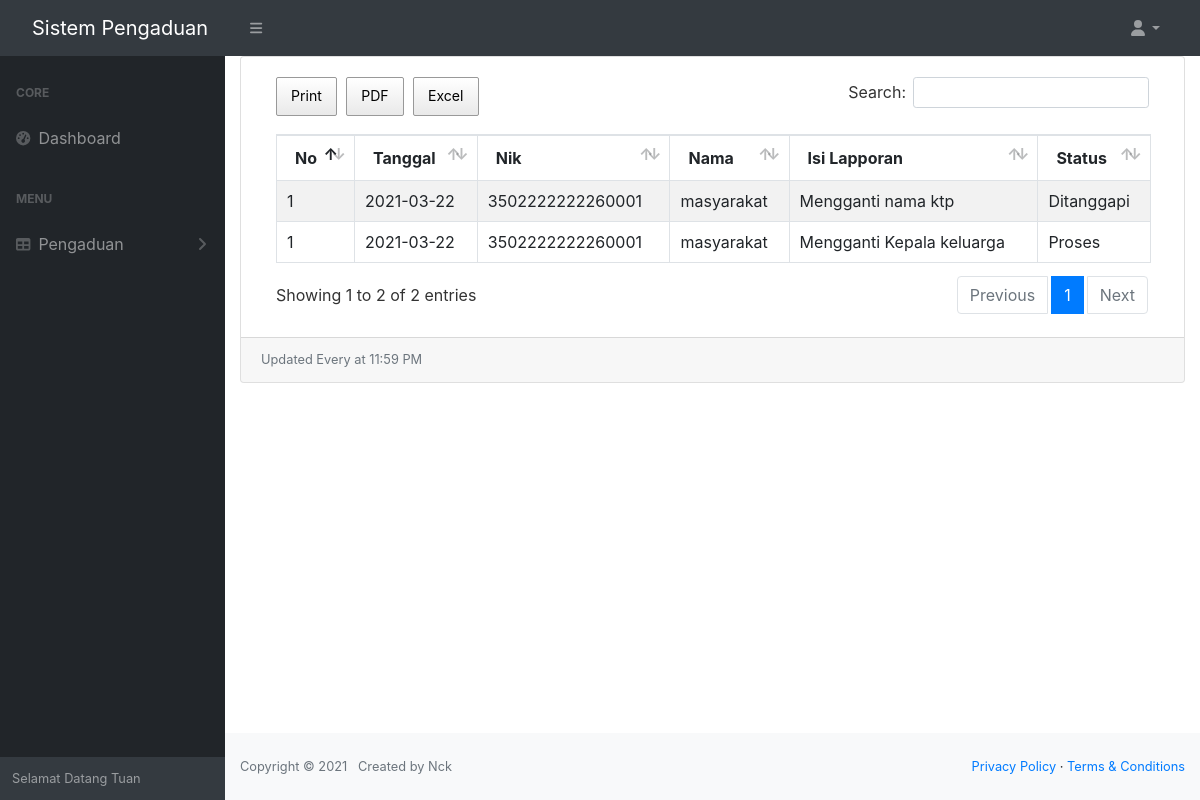
/index.php/admin/laporan, run on the app's committed database.
### tables this page shows
CREATE TABLE `tb_pengaduan` (
  `id` bigint(20) NOT NULL,
  `tgl` date NOT NULL,
  `nik` char(16) NOT NULL,
  `isi_laporan` text NOT NULL,
  `foto` varchar(255) NOT NULL,
  `status` enum('ditanggapi','proses','selesai') NOT NULL
);

CREATE TABLE `tb_masyarakat` (
  `nik` char(16) NOT NULL,
  `nama` varchar(255) NOT NULL,
  `username` varchar(255) NOT NULL,
  `password` varchar(255) NOT NULL,
  `telp` varchar(255) NOT NULL
);

### application/views/template/view.php (called while the page is built)
<?php
    require_once "head.php";
    require_once "nav.php";
    require_once "content.php";
    require_once "footer.php";

### application/controllers/admin/Laporan.php (called while the page is built, shortened)
<?php
class Laporan extends CI_Controller {
    public function index()
    {
        $kelola = $this->M_all->tampilKelola()->result_array();
        $data = [
            "list"    => $kelola,
            'title'     => 'Laporan',
            'breadcumb' => 'Laporan',
            'content'   => 'dashboard/laporan'
        ];
        $this->load->view('template/view', $data);
    }
}

### index.php (called while the page is built, shortened)
<?php
require_once BASEPATH.'core/CodeIgniter.php';

### application/views/template/content.php (called while the page is built)
<?php
    if($content){
        $this->load->view($content);
    }

### application/models/M_all.php (called while the page is built, shortened)
<?php
class M_all extends CI_Model {
    public function tampilKelola()
    {
        $this->db->select('tb_pengaduan.*, tb_masyarakat.nama ');
        $this->db->from('tb_pengaduan');
        $this->db->join('tb_masyarakat', 'tb_pengaduan.nik = tb_masyarakat.nik', 'left');
        return $query = $this->db->get();
    }
}

### application/views/dashboard/laporan.php (the view)
<div class="card mb-3">
	<div class="card-body">
		<div class="table-responsive">
			<table class="table table-striped table-bordered" id="exampleLaporan" width="100%">
            <thead>
					<tr>
						<th>No</th>
						<th>Tanggal</th>
						<th>Nik</th>
						<th>Nama</th>
						<th>Isi Lapporan</th>
						<th>Status</th>
					</tr>
				</thead>
				<tbody>
					<?php $no = 1; foreach($list as $pp) { ?>
					<tr>
						<td><?= $no ?></td>
						<td><?= $pp['tgl'] ?></td>
						<td><?= $pp['nik'] ?></td>
						<td><?= $pp['nama'] ?></td>
						<td><?= $pp['isi_laporan'] ?></td>
						<td class="text-capitalize"><?= $pp['status'] ?></td>
					</tr>
					<?php } ?>
				</tbody>
			</table>
		</div>
	</div>
	<div class="card-footer small text-muted">Updated Every at 11:59 PM</div>
</div>

### application/views/template/head.php (shortened to what this page needs)
<!DOCTYPE html>
<html lang="en">
    <head>
        <link href="<?= base_url('assets/template/dist/') ?>css/styles.css" rel="stylesheet" />
        <link href="<?= base_url('assets/') ?>css/bootstrap.css" rel="stylesheet" />
        <link rel="stylesheet" href="<?= base_url('assets/css/') ?>buttons.bootstrap4.min.css">
        <link rel="stylesheet" href="<?= base_url('assets/css/') ?>dataTables.bootstrap4.min.css">
        <link rel="stylesheet" href="<?= base_url('assets/css/') ?>extra/buttons.dataTables.min.css">
        <link rel="stylesheet" href="<?= base_url('assets/css/') ?>extra/jquery.dataTables.min.css">
    </head>
    <body class="sb-nav-fixed">

### application/views/template/nav.php (shortened to what this page needs)
<nav class="sb-topnav navbar navbar-expand navbar-dark bg-dark">
	<a class="navbar-brand" href="">Sistem Pengaduan</a>
	<button class="btn btn-link btn-sm order-1 order-lg-0" id="sidebarToggle" href="#"><i class="fas fa-bars"></i>
	</button>
	<ul class="navbar-nav d-none d-md-inline-block form-inline ml-auto mr-0 mr-md-3 my-2 my-md-0 display-none">
		<li class="nav-item dropdown">
			<a class="nav-link dropdown-toggle" id="userDropdown" href="#" role="button" data-toggle="dropdown"
				aria-haspopup="true" aria-expanded="false"><i class="fas fa-user fa-fw"></i></a>
		</li>
	</ul>
</nav>
<div id="layoutSidenav">
	<div id="layoutSidenav_nav">
		<nav class="sb-sidenav accordion sb-sidenav-dark" id="sidenavAccordion">
			<div class="sb-sidenav-menu">
				<?php if($this->session->userdata('admin')) {  ?>
				<div class="nav">
					<div class="sb-sidenav-menu-heading">Core</div>
					<a class="nav-link" href="<?= base_url('admin/dashboard') ?>">
						<div class="sb-nav-link-icon"><i class="fas fa-tachometer-alt"></i></div>
						Dashboard
					</a>
					<div class="sb-sidenav-menu-heading">Addons</div>
					<a class="nav-link" href="<?= base_url('admin/kelola') ?>">
						<div class="sb-nav-link-icon"><i class="fas fa-table"></i></div>
						Kelola
					</a>
					<?php if($this->session->userdata('admin')['session_level'] == "admin") { ?>
					<a class="nav-link" href="<?= base_url('admin/laporan') ?>">
						<div class="sb-nav-link-icon"><i class="fas fa-chart-area"></i></div>
						Ekspor
					</a>
					<a class="nav-link collapsed" href="#" data-toggle="collapse" data-target="#collapseLayouts"
						aria-expanded="false" aria-controls="collapseLayouts">
						<div class="sb-nav-link-icon"><i class="fas fa-user"></i></div>
						Pengguna
						<div class="sb-sidenav-collapse-arrow"><i class="fas fa-angle-down"></i></div>
					</a>
					<?php } ?>
					<div class="collapse" id="collapseLayouts" aria-labelledby="headingOne"
						data-parent="#sidenavAccordion">
						<nav class="sb-sidenav-menu-nested nav">
							<a class="nav-link" href="<?= base_url('admin/pengguna/masyarakat') ?>">Masyarakat</a>
							<a class="nav-link" href="<?= base_url('admin/pengguna/petugas') ?>">Petugas</a>
						</nav>
					</div>
				</div>
				<?php  } else {?>
				<div class="nav">
					<div class="sb-sidenav-menu-heading">Core</div>
					<a class="nav-link" href="<?= base_url('') ?>">
						<div class="sb-nav-link-icon"><i class="fas fa-tachometer-alt"></i></div>
						Dashboard
					</a>
					<div class="sb-sidenav-menu-heading">menu</div>
					<a class="nav-link collapsed" href="#" data-toggle="collapse" data-target="#collapseLayouts"
						aria-expanded="false" aria-controls="collapseLayouts">
						<div class="sb-nav-link-icon"><i class="fas fa-table"></i></div>
						Pengaduan
						<div class="sb-sidenav-collapse-arrow"><i class="fas fa-angle-down"></i></div>
					</a>
				</div>
				<?php  } ?>
			</div>
			<div class="sb-sidenav-footer">
				<div class="small">Selamat Datang Tuan
			</div>
		</nav>
	</div>
	<div id="layoutSidenav_content">
		<main>
			<div class="container-fluid">

### application/views/template/footer.php (shortened to what this page needs)
</div>
</main>
<footer class="py-4 bg-light mt-auto">
	<div class="container-fluid">
		<div class="d-flex align-items-center justify-content-between small">
			<div class="text-muted">
				Copyright &copy; 2021 &nbsp; Created by
				<a>Nck</a>
			</div>
			<div>
				<a href="#">Privacy Policy</a>
				&middot;
				<a href="#">Terms &amp; Conditions</a>
			</div>
		</div>
	</div>
</footer>
</div>
</div>
</body>
</html>

### data on the page
tb_pengaduan: tgl "2021-03-22", nik "3502222222260001", tb_masyarakat.nama "masyarakat", isi_laporan "Mengganti nama ktp", status "Ditanggapi"
tb_pengaduan: tgl "2021-03-22", nik "3502222222260001", tb_masyarakat.nama "masyarakat", isi_laporan "Mengganti Kepala keluarga", status "Proses"
